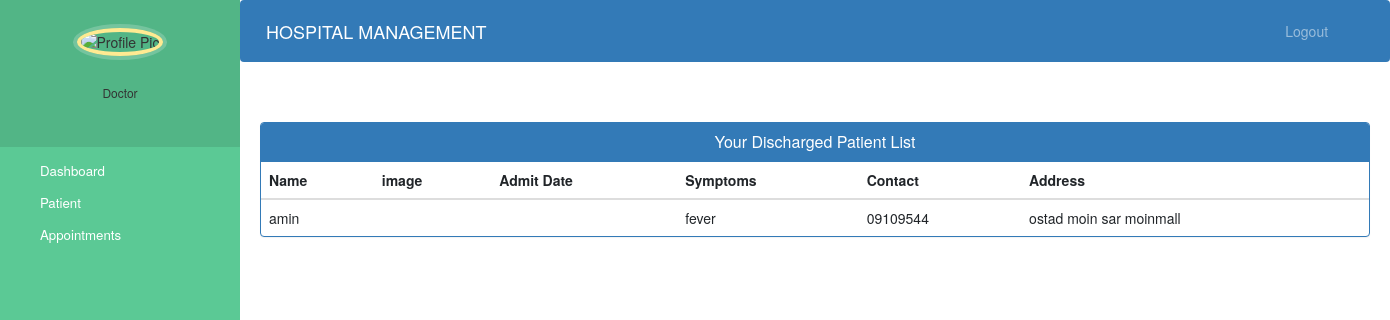
/Django-Hospital/View-Discharged-patient (signed in), run on an earlier commit of the app's database.
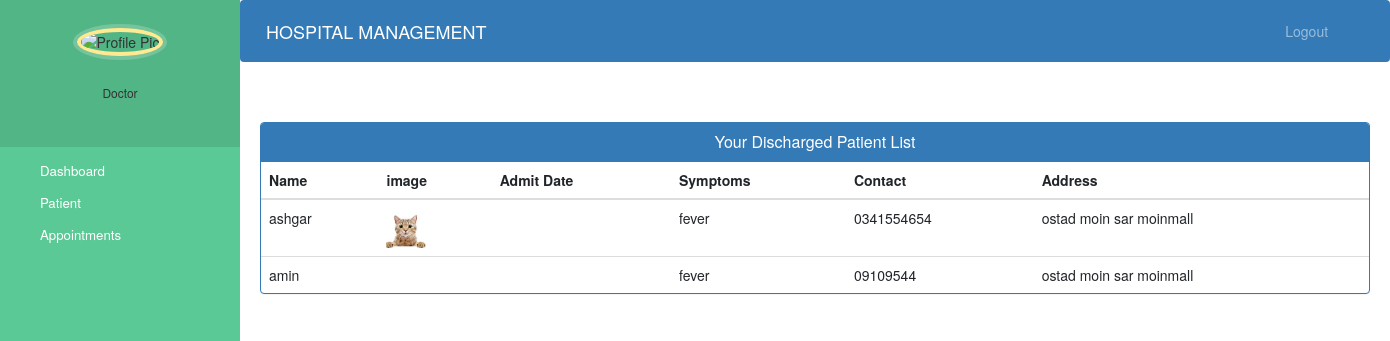
And on a later commit of the database.
### hospital/models.py (models this page shows)
class DischargePatientModel(models.Model):
    patient_name = models.CharField(max_length=255)
    patient_pass = models.CharField(max_length=255)
    patient_code = models.IntegerField(null=True)
    profile_pic = models.ImageField(null=True)
    assigned_doctor_name = models.CharField(max_length=255)
    assigned_doctor_id = models.PositiveIntegerField(null=True)
    todaydate = models.DateField()
    mobile = models.CharField(max_length=255)
    address = models.TextField()
    symptoms = models.CharField(max_length=255)
    roomCharge = models.IntegerField(null=True, editable=True)
    medicineCost = models.IntegerField(null=True, editable=True)
    doctorFee = models.IntegerField(null=True)
    OtherCharge = models.IntegerField(null=True)
    total_price = models.IntegerField(null=True)

### hospital/views.py (the view)
# urls.py: path("View-Discharged-patient", views.view_discharged_patient_view,
def view_discharged_patient_view(request):
    loged_doct_id = request.session.get("loged_Doctor_id")
    discharged_patient_list = DischargePatientModel.objects.filter(
        assigned_doctor_id=loged_doct_id)
    return render(request, "hospital/doctor_view_discharge_patient.html", {"discharged_patient_list": discharged_patient_list})

### hospital/templates/hospital/doctor_view_discharge_patient.html (shortened to what this page needs)
{% extends 'hospital/doctor_base.html' %}
{% block content %}
{%load static%}
<head>
  <link href="//netdna.bootstrapcdn.com/bootstrap/3.0.0/css/bootstrap.min.css" rel="stylesheet" id="bootstrap-css">
</head>
<div class="container">
  <div class="panel panel-primary">
    <div class="panel-heading">
      <h6 class="panel-title">Your Discharged Patient List</h6>
    </div>
    <table class="table table-hover" id="dev-table">
      <thead>
        <tr>
          <th>Name</th>
          <th>image</th>
          <th>Admit Date</th>
          <th>Symptoms</th>
          <th>Contact</th>
          <th>Address</th>
        </tr>
      </thead>
      {% for p in discharged_patient_list %}
      <tr>
        <td> {{p.patient_name}}</td>
        <td>{% if p.profile_pic%}
          <img src="{{p.profile_pic.url}}" alt="Profile Pic" height="40px" width="40px" />
          {%endif%}
        </td>
        <td>{{p.admitDate}}</td>
        <td>{{p.symptoms}}</td>
        <td>{{p.mobile}}</td>
        <td>{{p.address}}</td>
      </tr>
      {% endfor %}
    </table>
  </div>
</div>
{% endblock content %}

### hospital/templates/hospital/doctor_base.html (shortened to what this page needs)
<!DOCTYPE html>
{% load static %}
<html lang="en">
<head>
  <link rel="stylesheet" href="https://stackpath.bootstrapcdn.com/bootstrap/4.3.1/css/bootstrap.min.css">
  <link rel="stylesheet" href="https://maxcdn.bootstrapcdn.com/font-awesome/4.7.0/css/font-awesome.min.css">
</head>
<body>
  <nav class="menu" tabindex="0">
    <header class="avatar">
      <img src="{% static doctor.profile_pic.url %}" alt="Profile Pic" />
      <br><br>
      <h6>Doctor</h6>
    </header>
    <ul>
      <li tabindex="0" class="icon-dashboard"> <a style="color:white; text-decoration:none;"
          href="{% url 'doctor_dashboard' %}"><span>Dashboard</span></a> </li>
      <li tabindex="0" class="icon-users"> <a style="color:white; text-decoration:none;"
          href="{% url 'doctor_patient'%}"><span>Patient</span></a></li>
      <li tabindex="0" class="icon-calendar"> <a style="color:white; text-decoration:none;"
          href="{% url 'doctor_appointment' %}"><span>Appointments</span></a></li>
    </ul>
  </nav>
  <main>
    <div class="bs-example">
      <nav class="navbar navbar-expand-md  navbar-dark fixed-top" style="background:#337AB7;">
        <a href="/doctor-dashboard" class="navbar-brand">HOSPITAL MANAGEMENT</a>
        <div class="collapse navbar-collapse justify-content-between" id="navbarCollapse">
          <div class="navbar-nav" style=" margin-left: 90%;">
            <a href="{% url 'home_page'%}" class="nav-item nav-link">Logout</a>
          </div>
        </div>
      </nav>
    </div>
    <br><br>
    {% block content %}
    {% endblock content %}
    <br><br><br><br><br><br><br>
  </main>
</body>
</html>

### hospital/templates/hospital/doctor_base.html (style rules this page uses)
a:link { text-decoration: none; }
a { color: white; }
body { padding-left: 240px; }
main { position: relative; height: 100vh; }
.menu { background: #5bc995; height: 100vh; width: 240px; position: fixed; top: 0px; left: 0; z-index: 5; outline: none; }
.menu .avatar { background: rgba(0, 0, 0, 0.1); padding: 2em 0.5em; text-align: center; }
.menu .avatar img { width: 100px; border-radius: 50%; overflow: hidden; border: 4px solid #ffea92; box-shadow: 0 0 0 4px rgba(255, 255, 255, 0.2); }
.menu ul { list-style: none; padding: 0.5em 0; margin: 0; }
.menu ul li { padding: 0.5em 1em 0.5em 3em; font-size: 0.95em; font-weight: regular; background-repeat: no-repeat; background-position: left 15px center; background-size: auto 20px; transition: all 0.15s linear; cursor: pointer; }
.menu ul li.icon-dashboard { background-image: url("http://www.entypo.com/images//gauge.svg"); }
.menu ul li.icon-users { background-image: url("http://www.entypo.com/images//users.svg"); }
.menu ul li.icon-calendar { background-image: url("http://www.entypo.com/images//calendar.svg"); }

### hospital/templates/hospital/doctor_view_discharge_patient.html (style rules this page uses)
a:link { text-decoration: none; }
h6 { text-align: center; }

What changed in the data, as far as the page shows it:
added DischargePatientModel: patient_name "ashgar", profile_pic (picture), symptoms "fever", mobile "0341554654", address "ostad moin sar moinmall"
